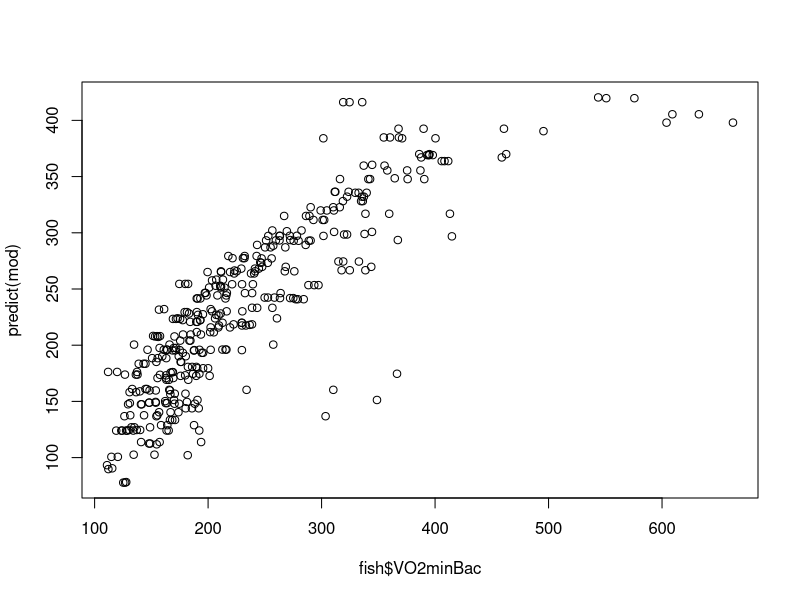
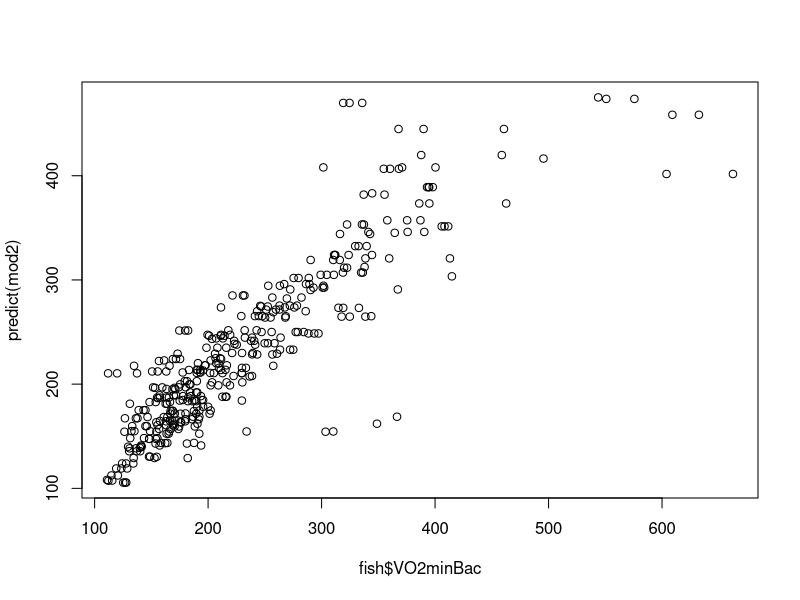
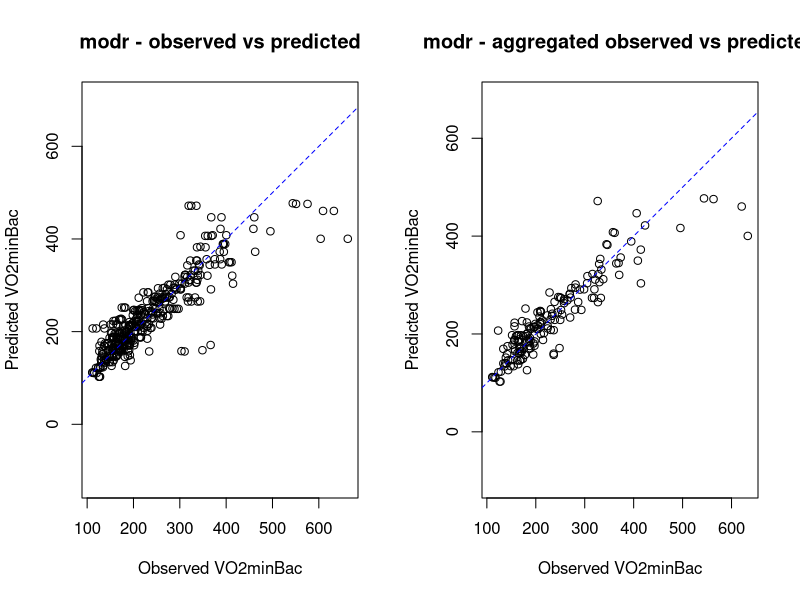
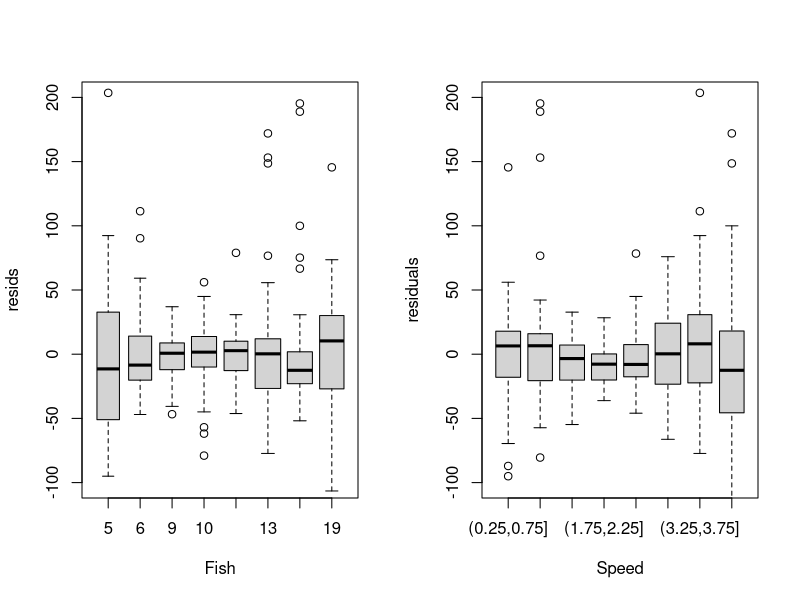
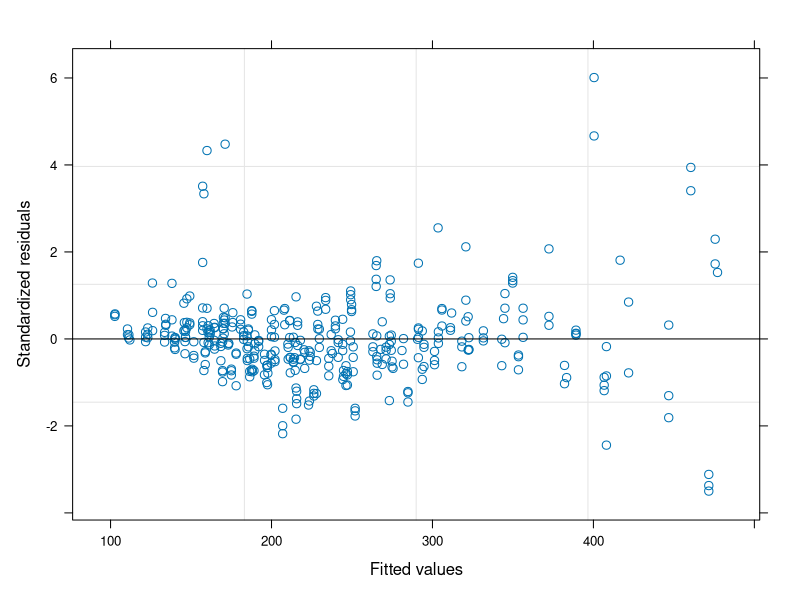

Source code (R) for these figures, in order: (Note: this script raises an error after producing the figures.)
# some fish analysis

# David Lawrence Miller 4 December 2017

## 1. datastuff

# load some data, from JvdH, 4/11/2017
library(readxl)
fish <- read_xlsx("FHL_FishVO2_allreps.xlsx")

# make the things that need to be factors factors
fish$Fish <- as.factor(fish$Fish)
fish$Flow <- as.factor(fish$Flow)
fish$Rep <- as.factor(fish$Rep)
# make a speed^2 variable for convenience
fish$Speed2 <- fish$Speed^2



## 2. let's fit some simple models...

library(nlme)
# comparing using speed and speed^2
mod <- lme(VO2minBac ~ Flow:Speed, list(Fish=~1), data=fish)
mod2 <- lme(VO2minBac ~ Flow:Speed2, list(Fish=~1), data=fish)

# comparing observed and predicted values...
# looks like there is some non-linearity when speed is used
plot(fish$VO2minBac, predict(mod))
# much better with speed^2!
plot(fish$VO2minBac, predict(mod2))

# okay but this wasn't in the list of models that we wanted to check
# instead want to fit something of the form
#  O2 ~ a + b*Speed^c
# estimate a,b,c and have a random effect for fish
# each a,b,c has two levels, one for each treatment (Laminar/Turbulent)

# NOTES:
# - formula is NOT a standard R formula
# - fixed specifies the form for the fixed effects (the a,b,c parameters)
# - random says what the random effects are (random intercept for a)
# - starting values are from previous magic
modr <- nlme(VO2minBac~a+b*Speed^c,
             fixed = a+b+c~Flow,
             random = a~1|Fish,
             start=c(168.7038472,0, 6,0, 2.2036793, 0),
             data=fish)



# does this seem right?
summary(modr)

# plot observed vs predicted
par(mfrow=c(1,2))
plot(fish$VO2minBac, predict(modr),
     main="modr - observed vs predicted",
     asp=1,
     xlab="Observed VO2minBac", ylab="Predicted VO2minBac")
abline(a=0,b=1, col="blue", lty=2)
# same but average over repetitions...
# (a bit cleaner)
plot(aggregate(fish$VO2minBac, list(fish$Speed, fish$Flow, fish$Fish), mean)$x,
     aggregate(predict(modr), list(fish$Speed, fish$Flow, fish$Fish), mean)$x,
     main="modr - aggregated observed vs predicted",
     asp=1,
     xlab="Observed VO2minBac", ylab="Predicted VO2minBac")
abline(a=0,b=1, col="blue", lty=2)


## 3. model checking...

# per fish residuals
# - this looks okay, no major variations
bp_dat <- data.frame(resids = residuals(modr),
                     Fish   = fish$Fish)
boxplot(resids~Fish, bp_dat, varwidth=TRUE, ylim=c(-100, 200))

# residuals by Speed
# - these look okay too, maybe some increase in variance at higher speeds?
dat <- data.frame(residuals = residuals(modr),
#                  Speed     = cut(fish$Speed, seq(0.25,4.75,0.5)))
                  Speed     = cut(fish$Speed, c(seq(0.25,3.75,0.5), 4.75)))
boxplot(residuals~Speed, dat, varwidth=TRUE, ylim=c(-100, 200))

# predictions vs. residuals
# - hmm, looks like we do a bad job for very large O2 values?
plot(modr)

plot(modr, resid(.) ~ Speed)


# what aout a q-q plot of the residuals
# - not perfect: looks like we aren't doing such a good job in the tails?
qqnorm(modr, abline=c(0,1))

# q-q of the random effects (we think they should be normal)
qqnorm(modr, ~ranef(., type="p"), abline=c(0,1))





## 4. prediction plots
library(ggplot2)

# plot predictions per Fish
# make prediction grid, then predict
preddat <- expand.grid(Speed = seq(0.5, 4.5, by=0.1),
                       Flow  = c("L", "T"),
                       Fish  = unique(fish$Fish))
plotty <- predict(modr, preddat, level=1)
plotty <- cbind(preddat, VO2minBac=plotty)

p <- ggplot(plotty, aes(x=Speed, y=VO2minBac, group=Flow, colour=Flow)) +
  geom_line(size=0.75, linetype=2) +
  geom_point(data=fish, size=1.5, aes(shape=Flow)) +
  facet_wrap(~Fish, nrow=2) +
  theme_minimal() +
  scale_colour_manual(values=c("red", "blue")) +
  scale_shape_manual(values=c(17, 16))
print(p)



# plot predictions averaged over Fish
# make prediction grid, then predict
preddat <- expand.grid(Speed = seq(0.5, 4.5, by=0.1),
                       Flow  =  c("L", "T"))
plotty <- predict(modr, preddat, level=0)
plotty <- cbind(preddat, VO2minBac=plotty)

p <- ggplot(plotty, aes(x=Speed, y=VO2minBac, group=Flow, colour=Flow)) +
  geom_line(size=0.75, linetype=2) +
  geom_point(data=fish, size=1.5, aes(shape=Flow)) +
  theme_minimal() +
  scale_colour_manual(values=c("red", "blue")) +
  scale_shape_manual(values=c(17, 16))
print(p)







# if we wanted to be really fancy we might do this...
#library(mgcv)
#modgam <- gam(VO2minBac ~ s(Speed, Flow, bs="fs") +s(Fish, bs="re"), data=fish)


